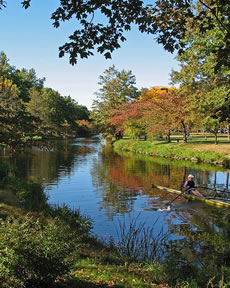
%> input picture Res/charles_original.jpg, 230 x 288 px
$ octave Projet.m   (GNU Octave 9; MATLAB toolbox functions it lacks are replaced by stand-ins)
%> lines starting %> are read from the running program, lines starting %| are printed output that depends on the picture
### Matlab/Error_Flow.m
function [ E ] = Error_Flow( Im )
%ERROR_FLOW Summary of this function goes here
%   Detailed explanation goes here
s = size(Im);
E = padarray(Im, [0, 1], inf);		% Ajout d'un bord avec infini
for i = 2 : s(1)			% On commence a la ligne 2
	for j = 2 : s(2) + 1
		E(i, j) = E(i, j) + min([E(i-1, j-1), E(i-1, j), E(i-1, j+1)]);
	end
end

E = E(:,2:s(2)+1);

end

### Matlab/Get_Minimals_Flow.m
function [ Flows, value ] = Get_Minimals_Flow( e, nb )
switch nargin
	case 1,	nb = 1;
end

s = size(e);
h = s(1);

Flows = zeros(h,nb);

[~, cols] = sort(e(h, :));		% Classement des colonnes les plus petites

value = zeros(nb, 1);

for i = (1:nb)
	Flows(:,i) = Get_Flow(e,cols(i));
    value(i) = e(h, cols(i));
end

end

### Matlab/Get_Flow.m
function [ Flow ] = Get_Flow( e, start )
%GET_FLOW Summary of this function goes here
%   Detailed explanation goes here
s = size(e);
h = s(1);
w = s(2);
col = start;
Flow = zeros(h,1);

Flow(h) = col;

for i = flip(1:h-1)
	[~, tmp] = min(e(i, max(1,col-1) : min(w,col + 1)));	% Voisin minimum a la ligne superieure
	col = max(1, col + tmp - 1 - min(1,col-1));				% nouvelle colonne
	Flow(i) = col;
end

end

### Matlab/Draw_Flow.m
function [ Res ] = Draw_Flow( Im, Flow )
%

Res = Im;

for i = 1:size(Flow)
	Res(i, Flow(i),:) = [255,0,0];
end

end

### Matlab/Delete_Flow.m
function [ Res ] = Delete_Flow( Im, Flow)
%DELETE_FLOW Summary of this function goes here
%   Detailed explanation goes here
s = size(Im);
h = s(1);
w = s(2);
Res = Im;

for i = 1:h
	Res(i, Flow(i):w-1,:) = Res(i, Flow(i)+1:w,:);
end

Res = Res(:,1:w-1,:);

end

### Matlab/Add_Flow.m
function [ Res ] = Add_Flow( Im, Flow)
%DELETE_FLOW Summary of this function goes here
%   Detailed explanation goes here

s = size(Im);
h = s(1);
w = s(2);
Res = [Im Im(:,w,:)];	% Duplication de la dernière colonne


for i = 1:h
	Res(i, Flow(i)+1:w,:) = Res(i, Flow(i):w-1,:);
end

end

### Matlab/Projet.m
%% Initialisation
close all;					% Fermeture des figures
%Lire l'image & Passage en double
file = '../Res/charles_original.jpg';
Im = imread(file);
%> Im is the input picture: size 288x230x3 uint8; mean R, G, B 96.7, 104.8, 89.7
Im = im2double(Im);
%> Im: size 288x230x3 double
ImGray = rgb2gray(Im);
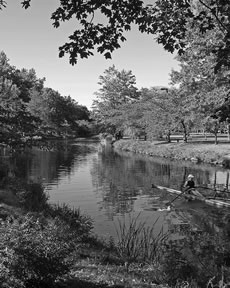
%> ImGray: size 288x230 double; min 0, max 0.999, mean 0.395

[E_Sobel, ~] = imgradient(ImGray,'sobel');
E_F_S = Error_Flow(E_Sobel);
%> after the loop in Error_Flow, `for i = 2 : s(1)`:
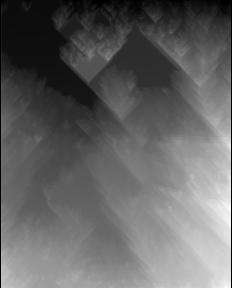
%> E: size 288x232 double; 0.86% of the values are NaN or infinite; the others: min 0.187, max 56.75, mean 22.67; drawn with min black, max white, NaN and infinite black

Min_Flow = Get_Minimals_Flow(E_F_S);
%> in Get_Minimals_Flow, `[~, cols] = sort(e(h, :));`: cols = 230 values, max 230 at index 224, min 1 at index 173, mean 115.5
%> the loop in Get_Minimals_Flow, `for i = (1:nb)` made 1 pass
%> after the loop in Get_Minimals_Flow, `for i = (1:nb)`: Flows = 288 values, max 65 at index 257, min 15 at index 2, mean 49.9
%> Min_Flow has the same summary as Flows in Get_Minimals_Flow
Min_Flow_Ruse = Get_Minimals_Flow(E_F_S, 1);
%> the loop in Get_Minimals_Flow (call 2), `for i = (1:nb)` made 1 pass
%> Min_Flow_Ruse has the same summary as Flows in Get_Minimals_Flow

Mins_Flows = Get_Minimals_Flow(E_F_S, 50);
%> call 3 of Get_Minimals_Flow, with nb = 50
%> the loop in Get_Minimals_Flow (call 3), `for i = (1:nb)` made 50 passes
%> after the loop in Get_Minimals_Flow (call 3), `for i = (1:nb)`:
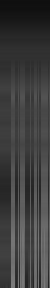
%> Flows: size 288x50 double; min 15, max 125, mean 61.5
%> after the loop in Get_Minimals_Flow (call 3), `for i = (1:nb)`: value = 50 values from 34.89 to 36.05
T = Draw_Flow(Im, Min_Flow);
%> after the loop in Draw_Flow, `for i = 1:size(Flow)`:
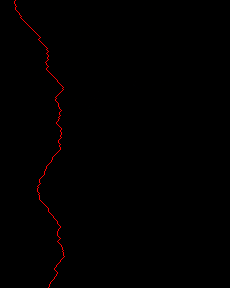
%> Res: size 288x230x3 double; mean R, G, B 1.5, 0.4, 0.4
D_1 = Delete_Flow(Im, Min_Flow);
%> after the loop in Delete_Flow, `for i = 1:h`:
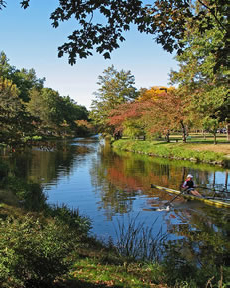
%> Res: size 288x230x3 double; mean R, G, B 0.379, 0.41, 0.351
A_1 = Add_Flow(Im, Min_Flow);
%> after the loop in Add_Flow, `for i = 1:h`:
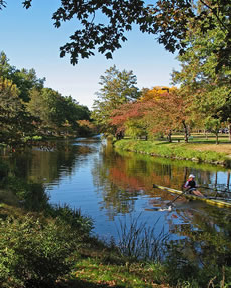
%> Res: size 288x231x3 double; mean R, G, B 0.379, 0.411, 0.352

%% TEST
D = Im;
A = Im;

for i = 1:100
	Gray = rgb2gray(D);
	[E_S, ~] = imgradient(Gray,'sobel');
%> (the run ends here)
